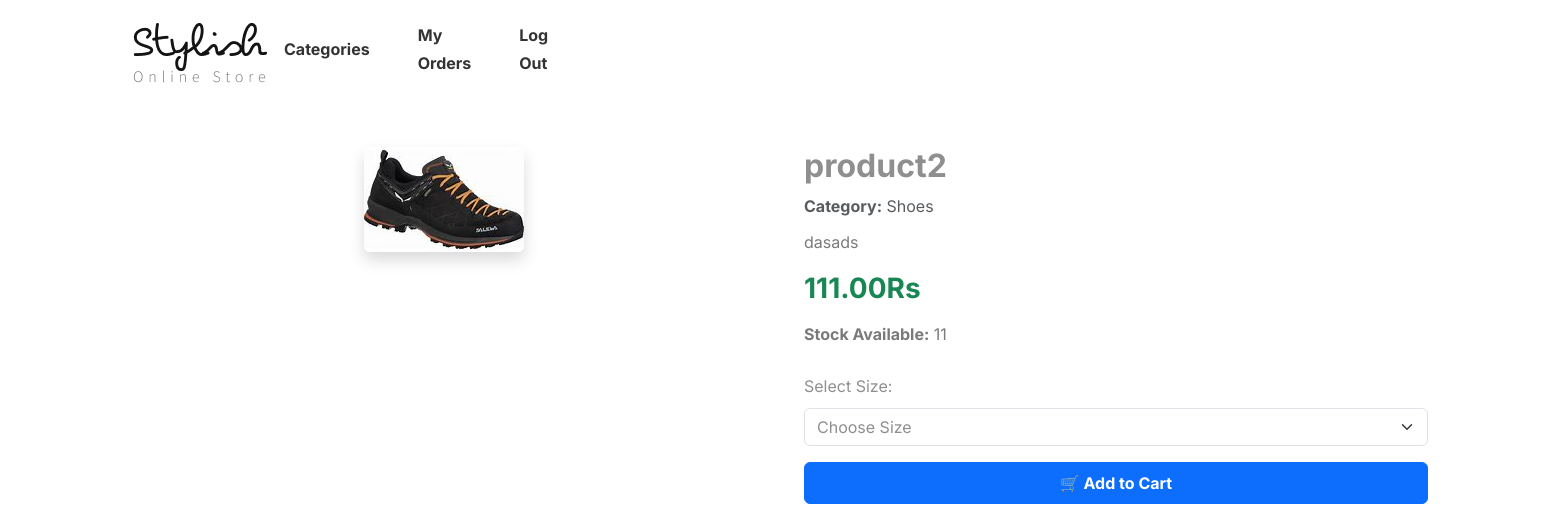
The app's page /product/4/, older data.
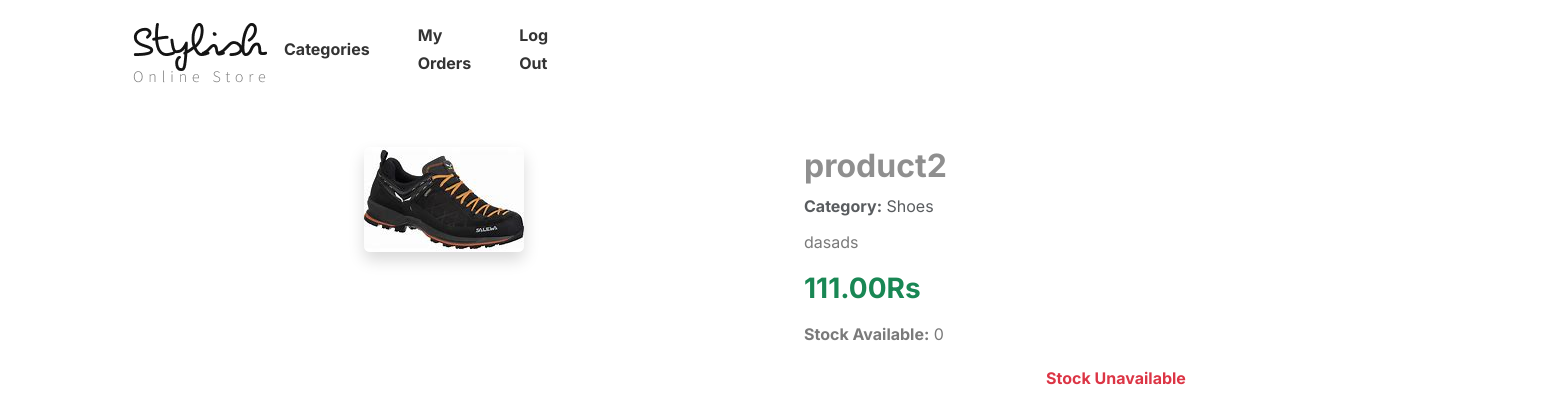
The same page, newer data.
### shoeapp/models.py (models this page shows, shortened)
class Product(models.Model):
    name = models.CharField(max_length=200)
    category = models.ForeignKey(ProductCategory, on_delete=models.CASCADE, related_name="products")
    description = models.TextField(blank=True, null=True)
    price = models.DecimalField(max_digits=10, decimal_places=2)
    stock = models.PositiveIntegerField()
    image_url = models.ImageField(upload_to='product_images/', blank=True, null=True)  # For uploading images

class ProductCategory(models.Model):
    name = models.CharField(max_length=100)
    description = models.TextField(blank=True, null=True)

### shoeapp/views.py (the view)
# urls.py: path('product/<int:product_id>/', product_detail, name='product_detail'),
def product_detail(request, product_id):
    product = get_object_or_404(Product, id=product_id)
    sizes = range(5, 13)  # Sizes from 5 to 12
    return render(request, 'user/product_detail.html', {'product': product, 'sizes': sizes})

### templates/user/product_detail.html (shortened to what this page needs)
{% load static %}
{% include 'user/user_header.html' %}
<!DOCTYPE html>
<html lang="en">
<head>
    <link href="https://cdn.jsdelivr.net/npm/bootstrap@5.3.2/dist/css/bootstrap.min.css" rel="stylesheet">
</head>
<body>
    <div class="container py-5">
        <div class="row g-5">
            <div class="col-md-6 text-center">
                {% if product.image_url %}
                <img src="{{ product.image_url.url }}" alt="{{ product.name }}" class="img-fluid rounded shadow">
                {% else %}
                <p>No image available.</p>
                {% endif %}
            </div>
            <div class="col-md-6">
                <h2 class="fw-bold">{{ product.name }}</h2>
                <p class="text-muted mb-2"><strong>Category:</strong> {{ product.category.name }}</p>
                <p>{{ product.description|default:"No description available." }}</p>
                <h3 class="text-success fw-bold mb-3">{{ product.price }}Rs</h3>
                <p><strong>Stock Available:</strong> {{ product.stock }}</p>
                {% if product.stock > 0 %}
                <form method="POST" action="{% url 'add_to_cart' %}" class="mt-4">
                    <div class="mb-3">
                        <label for="size_{{ product.id }}" class="form-label">Select Size:</label>
                        <select id="size_{{ product.id }}" name="size" class="form-select" required>
                            <option value="" selected disabled>Choose Size</option>
                        </select>
                    </div>
                    <button type="submit" class="btn btn-primary w-100 py-2 fw-bold">
                        🛒 Add to Cart
                    </button>
                </form>
                {% else %}
                <p class="text-danger fw-bold text-center mt-2">Stock Unavailable</p>
                {% endif %}
            </div>
        </div>
    </div>
</body>
</html>

Row changes from the older to the newer data that the page shows:
changed Product "product2": stock "11" → "0"; size "Choose Size" → (not shown)
Text that changed along with them:
text no longer shown: "Select Size: 🛒 Add to Cart"
text now shown: "Stock Unavailable"
